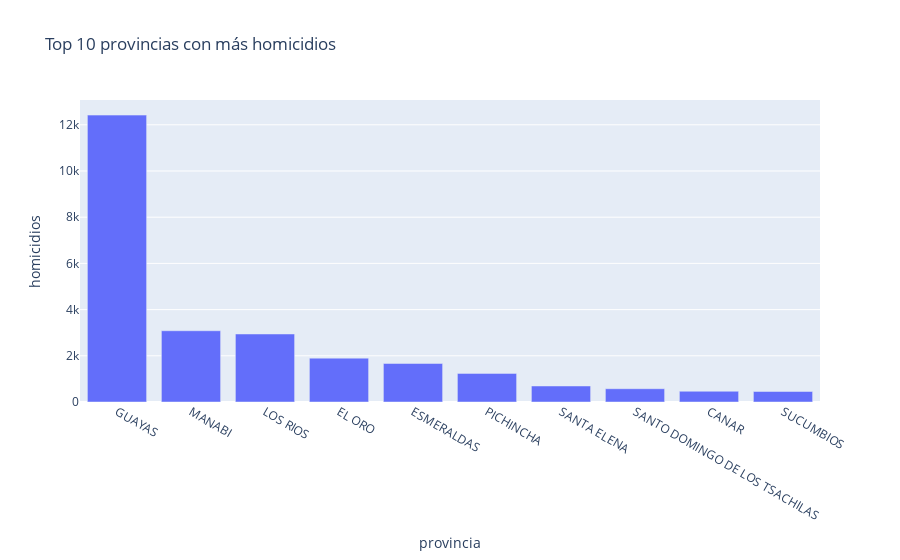
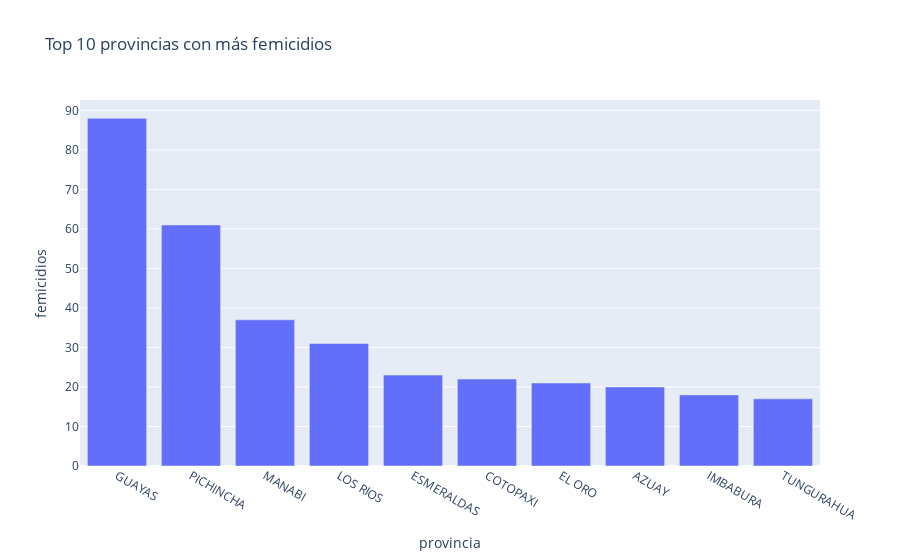
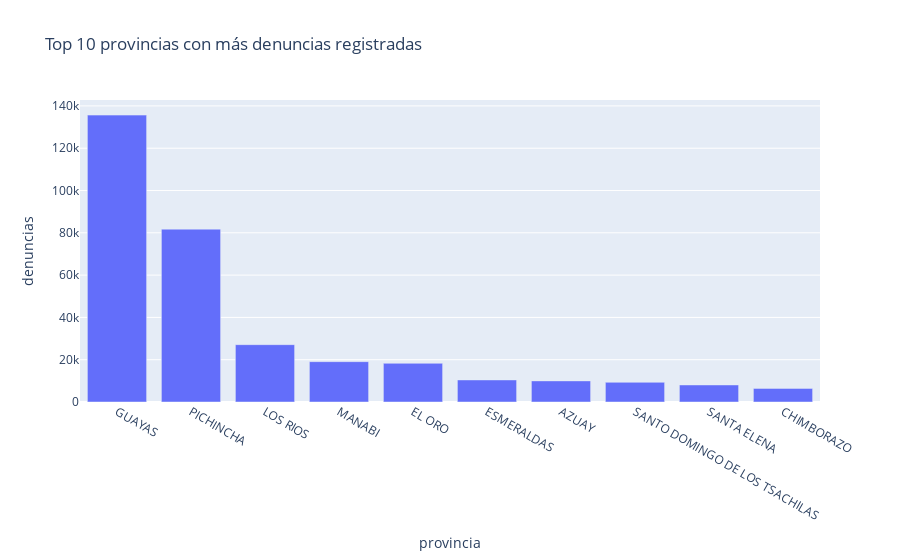

Notebook code cell kept with these figures, in order:
### Markdown cell above
### Provincias con más homicidios, femicidios y denuncias

### Code cell
# Excluir Totales Nacionales
homicidios_prov = homicidios_long[homicidios_long['provincia'] != 'TOTAL NACIONAL']
femicidios_prov = femicidios_long[femicidios_long['provincia'] != 'TOTAL NACIONAL']
denuncias_prov = denuncias_long[denuncias_long['provincia'] != 'NACIONAL']

# Agrupar por provincia
homicidios_top = (
    homicidios_prov
    .groupby('provincia')['homicidios']
    .sum()
    .sort_values(ascending=False)
    .head(10)
    .reset_index()
)

femicidios_top = (
    femicidios_prov
    .groupby('provincia')['femicidios']
    .sum()
    .sort_values(ascending=False)
    .head(10)
    .reset_index()
)

denuncias_top = (
    denuncias_prov
    .groupby('provincia')['denuncias']
    .sum()
    .sort_values(ascending=False)
    .head(10)
    .reset_index()
)

# Gráficos
fig1 = px.bar(homicidios_top, x='provincia', y='homicidios',
              title='Top 10 provincias con más homicidios')
fig2 = px.bar(femicidios_top, x='provincia', y='femicidios',
              title='Top 10 provincias con más femicidios')
fig3 = px.bar(denuncias_top, x='provincia', y='denuncias',
              title='Top 10 provincias con más denuncias registradas')

fig1.show()
fig2.show()
fig3.show()

### Figure 1 — Plotly figure (JSON) as saved in the notebook; plotly's stock layout.template omitted (floating-point values rounded to 4 significant figures)
{"data": [{"alignmentgroup": "True", "hovertemplate": "provincia=%{x}<br>homicidios=%{y}<extra></extra>", "legendgroup": "", "marker": {"color": "#636efa", "pattern": {"shape": ""}}, "name": "", "offsetgroup": "", "orientation": "v", "showlegend": false, "textposition": "auto", "type": "bar", "x": ["GUAYAS", "MANABI", "LOS RIOS", "EL ORO", "ESMERALDAS", "PICHINCHA", "SANTA ELENA", "SANTO DOMINGO DE LOS TSACHILAS", "CANAR", "SUCUMBIOS"], "xaxis": "x", "y": [12420, 3085, 2944, 1899, 1668, 1239, 693, 575, 466, 455], "yaxis": "y"}], "layout": {"barmode": "relative", "legend": {"tracegroupgap": 0}, "title": {"text": "Top 10 provincias con más homicidios"}, "xaxis": {"anchor": "y", "domain": [0, 1], "title": {"text": "provincia"}}, "yaxis": {"anchor": "x", "domain": [0, 1], "title": {"text": "homicidios"}}}}

### Figure 2 — Plotly figure (JSON) as saved in the notebook; plotly's stock layout.template omitted (floating-point values rounded to 4 significant figures)
{"data": [{"alignmentgroup": "True", "hovertemplate": "provincia=%{x}<br>femicidios=%{y}<extra></extra>", "legendgroup": "", "marker": {"color": "#636efa", "pattern": {"shape": ""}}, "name": "", "offsetgroup": "", "orientation": "v", "showlegend": false, "textposition": "auto", "type": "bar", "x": ["GUAYAS", "PICHINCHA", "MANABI", "LOS RIOS", "ESMERALDAS", "COTOPAXI", "EL ORO", "AZUAY", "IMBABURA", "TUNGURAHUA"], "xaxis": "x", "y": [88, 61, 37, 31, 23, 22, 21, 20, 18, 17], "yaxis": "y"}], "layout": {"barmode": "relative", "legend": {"tracegroupgap": 0}, "title": {"text": "Top 10 provincias con más femicidios"}, "xaxis": {"anchor": "y", "domain": [0, 1], "title": {"text": "provincia"}}, "yaxis": {"anchor": "x", "domain": [0, 1], "title": {"text": "femicidios"}}}}

### Figure 3 — Plotly figure (JSON) as saved in the notebook; plotly's stock layout.template omitted (floating-point values rounded to 4 significant figures)
{"data": [{"alignmentgroup": "True", "hovertemplate": "provincia=%{x}<br>denuncias=%{y}<extra></extra>", "legendgroup": "", "marker": {"color": "#636efa", "pattern": {"shape": ""}}, "name": "", "offsetgroup": "", "orientation": "v", "showlegend": false, "textposition": "auto", "type": "bar", "x": ["GUAYAS", "PICHINCHA", "LOS RIOS", "MANABI", "EL ORO", "ESMERALDAS", "AZUAY", "SANTO DOMINGO DE LOS TSACHILAS", "SANTA ELENA", "CHIMBORAZO"], "xaxis": "x", "y": [135662, 81733, 27108, 19071, 18296, 10437, 9988, 9312, 8063, 6437], "yaxis": "y"}], "layout": {"barmode": "relative", "legend": {"tracegroupgap": 0}, "title": {"text": "Top 10 provincias con más denuncias registradas"}, "xaxis": {"anchor": "y", "domain": [0, 1], "title": {"text": "provincia"}}, "yaxis": {"anchor": "x", "domain": [0, 1], "title": {"text": "denuncias"}}}}
